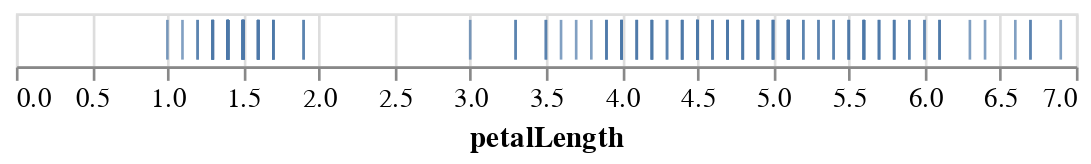

Notebook code cell kept with this figure:
### Markdown cell above
This is a bit better, but the ``point`` mark is probably not the best for a 1D chart like this.

Let's try the ``tick`` mark instead:

### Code cell
alt.Chart(iris).mark_tick().encode(
    x='petalLength'
)

### Figure 1 — Vega-Lite specification as saved in the notebook (floating-point values rounded to 4 significant figures; data arrays with more than 128 entries replaced by an {"elided": "..."} marker saying what was removed)
{"config": {"view": {"continuousWidth": 400, "continuousHeight": 300}}, "data": {"name": "data-a264acbd6e539a8b3afc0cb5f240fb57"}, "mark": "tick", "encoding": {"x": {"type": "quantitative", "field": "petalLength"}}, "$schema": "https://vega.github.io/schema/vega-lite/v4.8.1.json", "datasets": {"data-a264acbd6e539a8b3afc0cb5f240fb57": {"elided": "150 records"}}}
